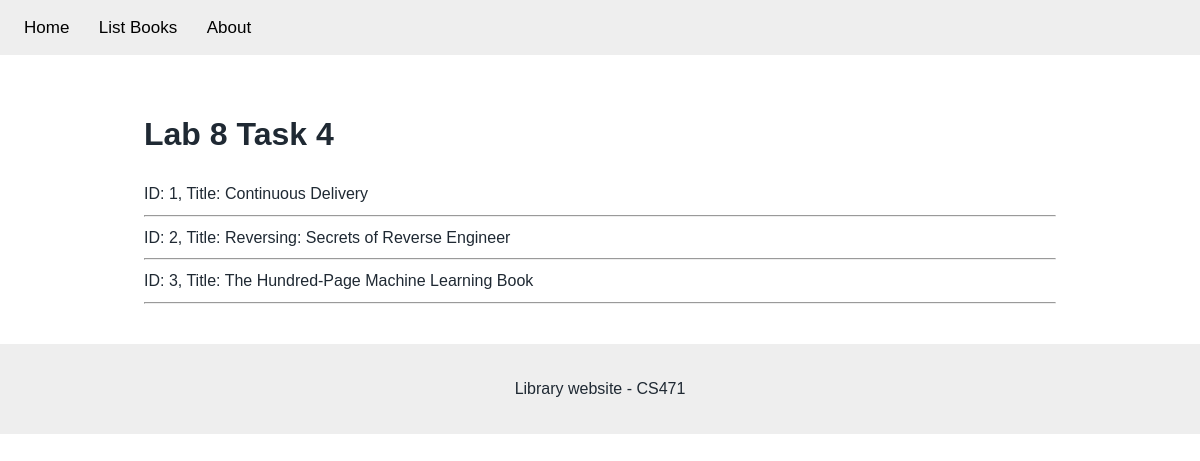
The page /books/lab8/task4 on the database as committed earlier.
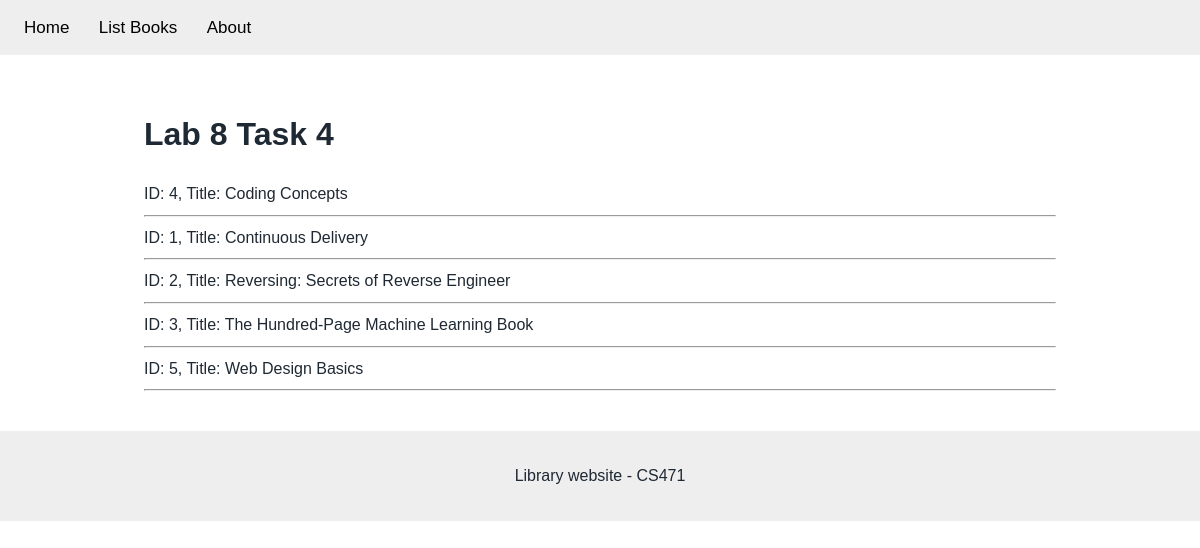
The same page on the database as committed later.
### apps/bookmodule/models.py (models this page shows)
class Book(models.Model):
    title = models.CharField(max_length=100)
    author = models.CharField(max_length=50)
    price = models.FloatField(default=0.0)
    edition = models.SmallIntegerField(default=1)
    quantity = models.IntegerField(default=1)
    pubdate = models.DateTimeField()
    rating = models.SmallIntegerField(default=1)
    publisher = models.ForeignKey(
        "Publisher", null=True, on_delete=models.SET_NULL
    )
    authors = models.ManyToManyField("Author")

### apps/bookmodule/views.py (the view)
# urls.py: path('lab8/task4', views.lab8_task4, name='books.lab8_task4'),
def lab8_task4(request):
    books = Book.objects.order_by("title")
    return render(request, "bookmodule/lab8_books.html", {"books": books, "task": 4})

### apps/templates/bookmodule/lab8_books.html (shortened to what this page needs)
{% extends "layouts/base.html" %}
{% block content %}
<h1>Lab 8 Task {{ task }}</h1>
{% for book in books %}
  ID: {{ book.id }}, Title: {{ book.title }}<hr>
{% empty %}
  <p>No books found.</p>
{% endfor %}
{% endblock content %}

Rows that differ between the two databases and show on the page:
added Book: id "4", title "Coding Concepts"
added Book: id "5", title "Web Design Basics"
